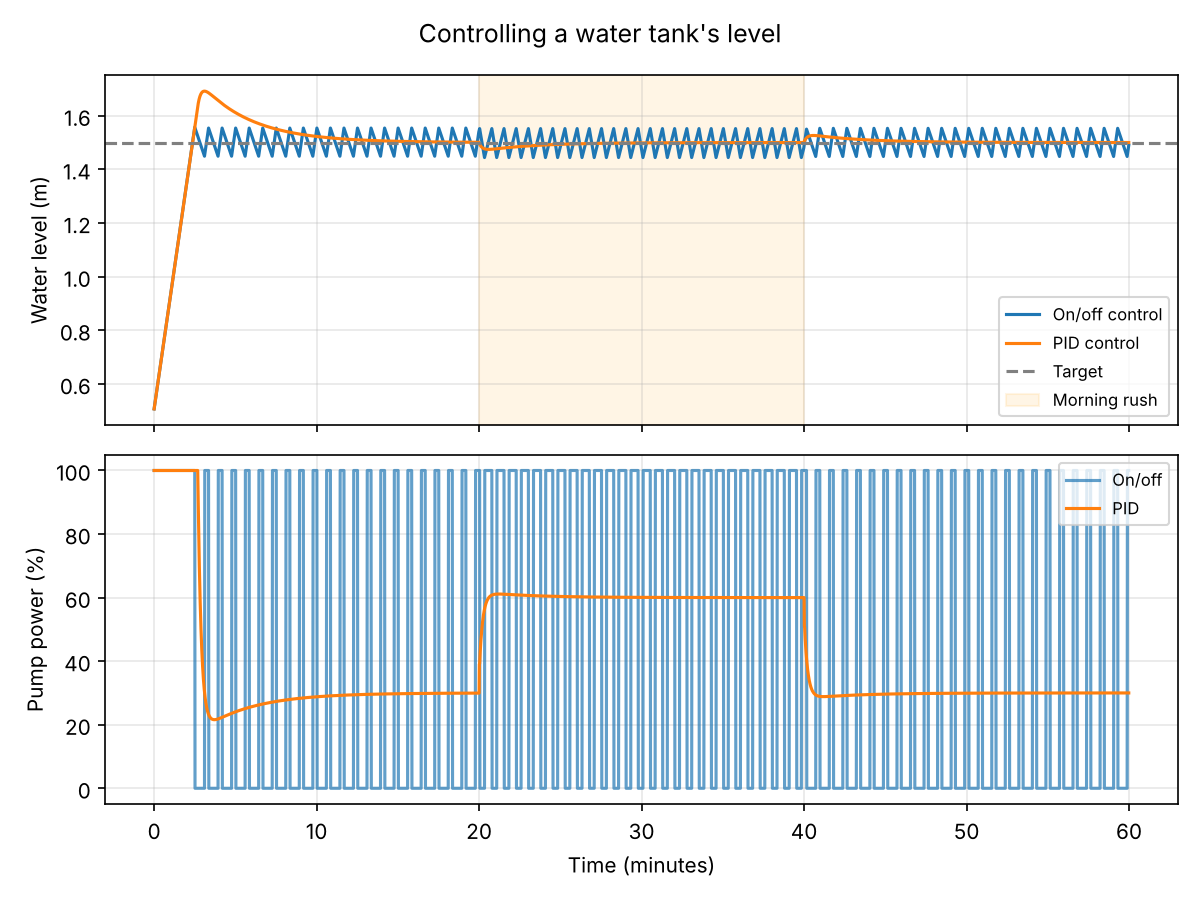

Write Python code to recreate this figure.
"""
Keeping a water tank at the right level: on/off control vs a PID controller.

Question: A village water tank drains as people use water, and a pump refills it.
How should the pump decide how hard to work, so the level stays steady?

Two strategies:
  On/off (like a fridge thermostat): pump at full power when low, off when high.
  PID controller (used in drones, cruise control, factories):
    pump power = Kp*error + Ki*(sum of past errors) + Kd*(how fast the error is changing)
    error = target level - current level
"""
import matplotlib.pyplot as plt

AREA = 2.0          # tank floor area, m^2
PUMP_MAX = 0.02     # pump's full flow, m^3/s
TARGET = 1.5        # wanted water level, m
DT = 1.0            # one-second steps
MINUTES = 60


def usage(t):
    """Water drawn by the village (m^3/s): more in the morning rush (minutes 20–40)."""
    return 0.012 if 1200 <= t < 2400 else 0.006


def run(controller):
    level, t = 0.5, 0.0
    times, levels, powers = [], [], []
    state = {"integral": 0.0, "last_error": TARGET - level, "pump_on": True}
    while t < MINUTES * 60:
        power = controller(level, state)                 # 0 = off, 1 = full
        power = max(0.0, min(1.0, power))
        inflow = power * PUMP_MAX
        level += (inflow - usage(t)) / AREA * DT          # volume change ÷ area = height change
        level = max(level, 0.0)
        times.append(t / 60)
        levels.append(level)
        powers.append(power * 100)
        t += DT
    return times, levels, powers


def on_off(level, state):
    if level < TARGET - 0.05:
        state["pump_on"] = True
    elif level > TARGET + 0.05:
        state["pump_on"] = False
    return 1.0 if state["pump_on"] else 0.0


def pid(level, state, kp=10.0, ki=0.05, kd=20.0):
    """Gains chosen by testing many combinations (try changing them!)."""
    error = TARGET - level
    state["integral"] += error * DT
    state["integral"] = max(-50, min(50, state["integral"]))   # stop it growing forever
    derivative = (error - state["last_error"]) / DT
    state["last_error"] = error
    return kp * error + ki * state["integral"] + kd * derivative


def summary(name, times, levels, powers):
    settled = [abs(l - TARGET) for t, l in zip(times, levels) if t > 10]
    switches = sum(1 for a, b in zip(powers, powers[1:]) if (a == 0) != (b == 0))
    print(f"{name:<8} | average distance from target {sum(settled) / len(settled) * 100:.1f} cm | "
          f"largest {max(settled) * 100:.1f} cm | pump switched on/off {switches} times")


if __name__ == "__main__":
    t1, l1, p1 = run(on_off)
    t2, l2, p2 = run(pid)
    print(f"Target level {TARGET} m. Water use doubles from minute 20 to 40.\n")
    summary("On/off", t1, l1, p1)
    summary("PID", t2, l2, p2)
    print("\nThe PID controller holds the level steadier and runs the pump smoothly")
    print("instead of slamming it on and off, which also makes the pump last longer.")

    fig, (top, bottom) = plt.subplots(2, 1, figsize=(8, 6), sharex=True)
    top.plot(t1, l1, label="On/off control")
    top.plot(t2, l2, label="PID control")
    top.axhline(TARGET, color="gray", linestyle="--", label="Target")
    top.axvspan(20, 40, color="orange", alpha=0.1, label="Morning rush")
    top.set_ylabel("Water level (m)")
    top.legend(loc="lower right", fontsize=8)
    top.grid(alpha=0.3)
    bottom.plot(t1, p1, label="On/off", alpha=0.7)
    bottom.plot(t2, p2, label="PID")
    bottom.set_ylabel("Pump power (%)")
    bottom.set_xlabel("Time (minutes)")
    bottom.grid(alpha=0.3)
    bottom.legend(loc="upper right", fontsize=8)
    fig.suptitle("Controlling a water tank's level")
    plt.tight_layout()
    plt.savefig("tank_control.png", dpi=150)
    print("Saved the chart as tank_control.png")
    plt.show()
